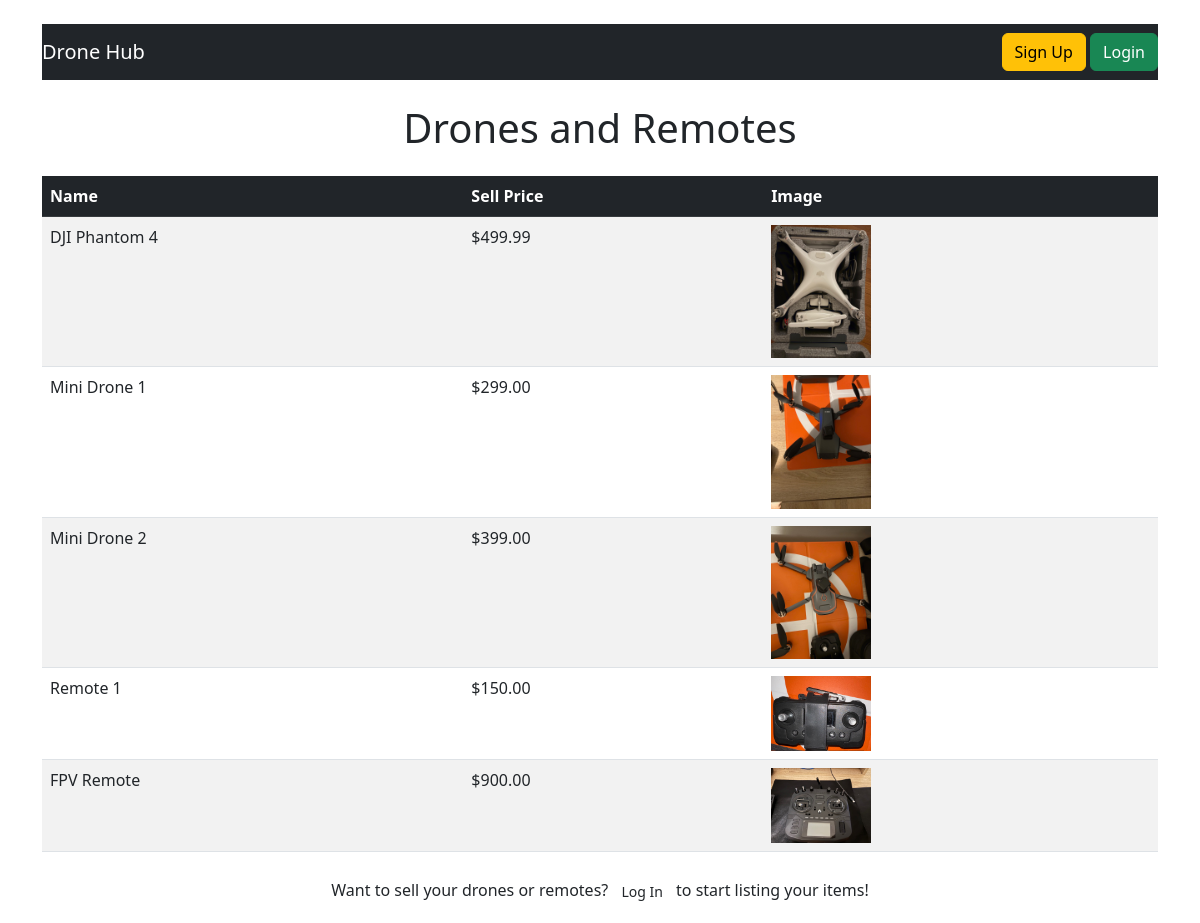
Screenshot of /products/ with the database file from the repository.
### myapp/models.py (models this page shows, shortened)
class Product(models.Model):
    name = models.CharField(max_length=255)
    sell_price = models.DecimalField(max_digits=10, decimal_places=2)
    image = models.ImageField(upload_to='product_images/', blank=True, null=True)
    description = models.TextField(blank=True)

### myapp/views.py (the view)
# urls.py: path('products/', views.product_list, name='product_list'),
def product_list(request):
    products = Product.objects.all()
    return render(request, 'product_list.html', {'products': products})

### myapp/templates/product_list.html (shortened to what this page needs)
{% extends 'base.html' %}
{% block content %}
    <h1 class="text-center mb-4">Drones and Remotes</h1>
    <table class="table table-striped">
        <thead class="table-dark">
            <tr>
                <th>Name</th>
                <th>Sell Price</th>
                <th>Image</th>
            </tr>
        </thead>
        <tbody>
            {% for product in products %}
            <tr>
                <td>{{ product.name }}</td>
                <td>${{ product.sell_price }}</td>
                <td>
                    {% if product.image %}
                        <img src=" {{ product.image.url }}" alt="Product Image" width="100">
                    {% else %}
                        No Image
                    {% endif %}
                </td>
            </tr>
            {% endfor %}
        </tbody>
    </table>
    {% if user.is_authenticated %}
        <a href="{% url 'add_product' %}" class="btn btn-primary mt-3 d-block w-25 mx-auto">Add More Drones or Remotes</a>
    {% else %}
        <p class="text-center mt-4">
            Want to sell your drones or remotes?
            <a href="{% url 'login' %}" class="btn btn-successs btn-sm">Log In</a>
            to start listing your items!
        </p>
    {%endif%}
{% endblock %}

### myapp/templates/base.html (shortened to what this page needs)
<!DOCTYPE html>
<html lang="en">
    <head>
        <link rel="stylesheet" href="https://cdn.jsdelivr.net/npm/bootstrap@5.3.0/dist/css/bootstrap.min.css">
    </head>
    <body class="container mt-4">
        <nav class="navbar navbar-expand-lg navbar-dark bg-dark mb-4">
            <a class="navbar-brand" href="{% url 'product_list' %}">Drone Hub</a>
            <div class="ms-auto">
                {% if user.is_authenticated %}
                    <a href="{% url 'logout' %}" class="btn btn-danger">Logout</a>
                {% else %}
                    <a href="{% url 'signup' %}" class="btn btn-warning">Sign Up</a>
                    <a href="{% url 'login' %}" class="btn btn-success">Login</a>
                {% endif %}
            </div>
        </nav>
        {% block content %}
        {% endblock %}
    </body>
</html>

### rows the page displays
Product: name "DJI Phantom 4", sell_price "499.99", image (picture)
Product: name "Mini Drone 1", sell_price "299.00", image (picture)
Product: name "Mini Drone 2", sell_price "399.00", image (picture)
Product: name "Remote 1", sell_price "150.00", image (picture)
Product: name "FPV Remote", sell_price "900.00", image (picture)
